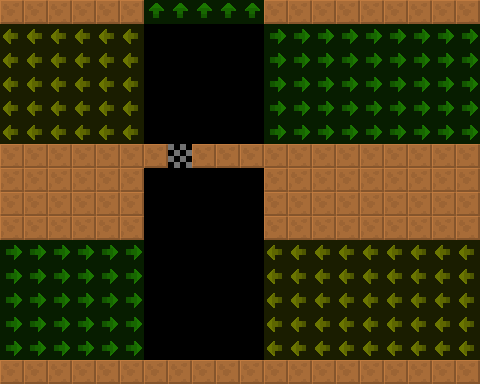

This is a level from a 2D game, rendered from its Tiled map with the project's own tilesets. A one-line summary and the map file follow, with tile-layer data summarised:
An orthogonal 20x16 tile map with 24x24 px tiles, 2 tile layers (col, lnk), 2 tilesets and 1 object (VineLadderUp).

<map version="1.4" tiledversion="1.4.2" orientation="orthogonal" renderorder="right-down" width="20" height="16" tilewidth="24" tileheight="24" infinite="0" nextlayerid="4" nextobjectid="8">
 <tileset firstgid="6" source="../../lnk.tsx" />
 <tileset firstgid="1" source="../../col.tsx" />
 <layer id="1" name="col" width="20" height="16">
  <data>[320 cells, 100 non-empty, 2 distinct tile ids]</data>
 </layer>
 <layer id="2" name="lnk" width="20" height="16" opacity="0.5">
  <data>[320 cells, 155 non-empty, 3 distinct tile ids]</data>
 </layer>
 <objectgroup id="3" name="markers" opacity="0.5">
  <object id="1" name="VineLadderUp" type="VineLadderUp" x="168" y="336" width="24" height="24">
   <properties>
    <property name="yr" value="0" />
    <property name="xr" value="0" />
   </properties>
  </object>
 </objectgroup>
</map>
